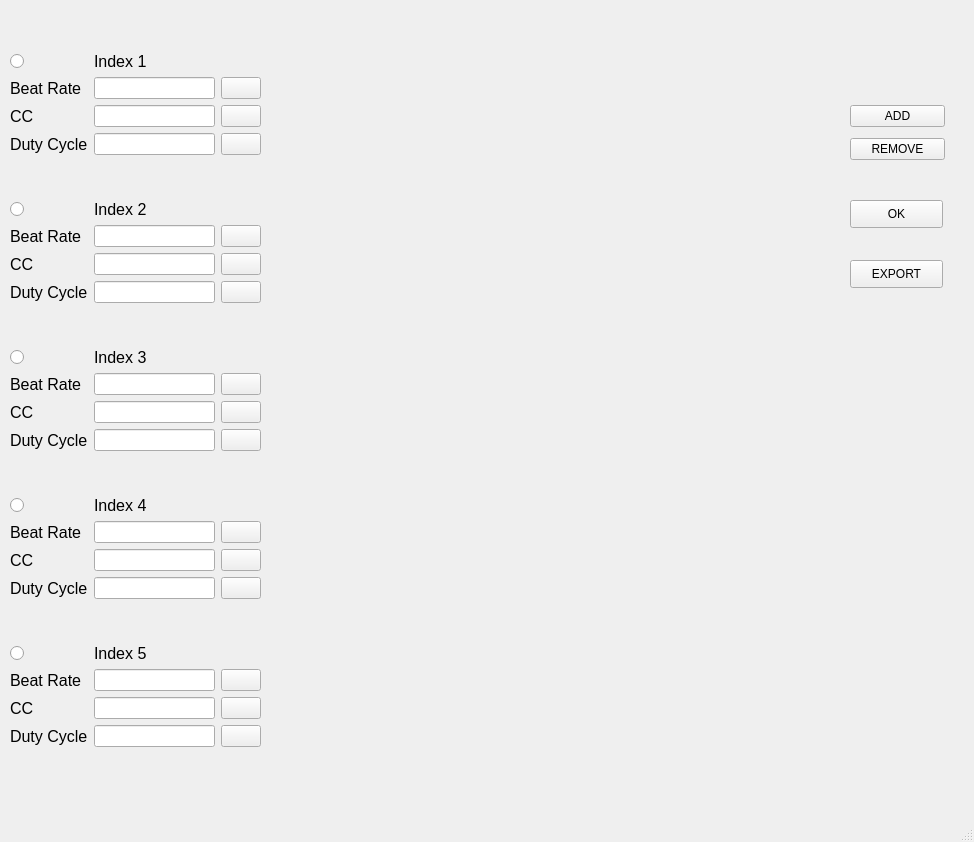
<?xml version="1.0" encoding="UTF-8"?>
<ui version="4.0">
 <class>MainWindow</class>
 <widget class="QMainWindow" name="MainWindow">
  <property name="geometry">
   <rect>
    <x>0</x>
    <y>0</y>
    <width>974</width>
    <height>842</height>
   </rect>
  </property>
  <property name="minimumSize">
   <size>
    <width>974</width>
    <height>842</height>
   </size>
  </property>
  <property name="windowTitle">
   <string>MainWindow</string>
  </property>
  <widget class="QWidget" name="centralwidget">
   <widget class="QWidget" name="verticalLayoutWidget">
    <property name="geometry">
     <rect>
      <x>290</x>
      <y>20</y>
      <width>541</width>
      <height>711</height>
     </rect>
    </property>
    <layout class="QVBoxLayout" name="Graph_layout"/>
   </widget>
   <widget class="QPushButton" name="OK_PB">
    <property name="geometry">
     <rect>
      <x>850</x>
      <y>200</y>
      <width>93</width>
      <height>28</height>
     </rect>
    </property>
    <property name="text">
     <string>OK</string>
    </property>
   </widget>
   <widget class="QPushButton" name="Export_PB">
    <property name="geometry">
     <rect>
      <x>850</x>
      <y>260</y>
      <width>93</width>
      <height>28</height>
     </rect>
    </property>
    <property name="text">
     <string>EXPORT</string>
    </property>
   </widget>
   <widget class="QWidget" name="layoutWidget">
    <property name="geometry">
     <rect>
      <x>850</x>
      <y>100</y>
      <width>95</width>
      <height>65</height>
     </rect>
    </property>
    <layout class="QVBoxLayout" name="verticalLayout">
     <item>
      <widget class="QPushButton" name="Add_Point_PB">
       <property name="text">
        <string>ADD</string>
       </property>
      </widget>
     </item>
     <item>
      <widget class="QPushButton" name="Remove_Point_PB">
       <property name="text">
        <string>REMOVE</string>
       </property>
      </widget>
     </item>
    </layout>
   </widget>
   <widget class="QWidget" name="layoutWidget">
    <property name="geometry">
     <rect>
      <x>10</x>
      <y>13</y>
      <width>251</width>
      <height>775</height>
     </rect>
    </property>
    <layout class="QVBoxLayout" name="verticalLayout_2">
     <item>
      <layout class="QGridLayout" name="gridLayout">
       <item row="0" column="1">
        <widget class="QLabel" name="Index_1_label">
         <property name="font">
          <font>
           <pointsize>12</pointsize>
          </font>
         </property>
         <property name="text">
          <string>Index 1</string>
         </property>
        </widget>
       </item>
       <item row="0" column="0">
        <widget class="QRadioButton" name="Index_1_radioButton">
         <property name="text">
          <string/>
         </property>
        </widget>
       </item>
       <item row="1" column="0">
        <widget class="QLabel" name="Beat_rate_1_label">
         <property name="font">
          <font>
           <pointsize>12</pointsize>
          </font>
         </property>
         <property name="text">
          <string>Beat Rate</string>
         </property>
        </widget>
       </item>
       <item row="1" column="1">
        <widget class="QLineEdit" name="Beat_rate_1_lineEdit"/>
       </item>
       <item row="3" column="1">
        <widget class="QLineEdit" name="Duty_cycle_1_lineEdit"/>
       </item>
       <item row="3" column="0">
        <widget class="QLabel" name="Duty_cycle_1_label">
         <property name="font">
          <font>
           <pointsize>12</pointsize>
          </font>
         </property>
         <property name="text">
          <string>Duty Cycle</string>
         </property>
        </widget>
       </item>
       <item row="2" column="1">
        <widget class="QLineEdit" name="CC_1_lineEdit"/>
       </item>
       <item row="2" column="0">
        <widget class="QLabel" name="CC_1_label">
         <property name="font">
          <font>
           <pointsize>12</pointsize>
          </font>
         </property>
         <property name="text">
          <string>CC</string>
         </property>
        </widget>
       </item>
       <item row="1" column="2">
        <widget class="QPushButton" name="IMPORT_1_PB">
         <property name="enabled">
          <bool>true</bool>
         </property>
         <property name="sizePolicy">
          <sizepolicy hsizetype="Minimum" vsizetype="Fixed">
           <horstretch>0</horstretch>
           <verstretch>0</verstretch>
          </sizepolicy>
         </property>
         <property name="text">
          <string/>
         </property>
         <property name="icon">
          <iconset>
           <normaloff>MicrosoftTeams-image (1).png</normaloff>MicrosoftTeams-image (1).png</iconset>
         </property>
         <property name="iconSize">
          <size>
           <width>25</width>
           <height>25</height>
          </size>
         </property>
        </widget>
       </item>
       <item row="2" column="2">
        <widget class="QPushButton" name="SAVE_1_PB">
         <property name="text">
          <string/>
         </property>
         <property name="icon">
          <iconset>
           <normaloff>MicrosoftTeams-image (2).png</normaloff>MicrosoftTeams-image (2).png</iconset>
         </property>
         <property name="iconSize">
          <size>
           <width>25</width>
           <height>25</height>
          </size>
         </property>
        </widget>
       </item>
       <item row="3" column="2">
        <widget class="QPushButton" name="EXPORT_1_PB">
         <property name="text">
          <string/>
         </property>
         <property name="icon">
          <iconset>
           <normaloff>Share_03.png</normaloff>Share_03.png</iconset>
         </property>
         <property name="iconSize">
          <size>
           <width>25</width>
           <height>25</height>
          </size>
         </property>
        </widget>
       </item>
      </layout>
     </item>
     <item>
      <layout class="QGridLayout" name="gridLayout_2">
       <item row="0" column="0">
        <widget class="QRadioButton" name="Index_2_radioButton">
         <property name="text">
          <string/>
         </property>
        </widget>
       </item>
       <item row="3" column="1">
        <widget class="QLineEdit" name="Duty_cycle_2_lineEdit"/>
       </item>
       <item row="0" column="1">
        <widget class="QLabel" name="Index_2_label">
         <property name="font">
          <font>
           <pointsize>12</pointsize>
          </font>
         </property>
         <property name="text">
          <string>Index 2</string>
         </property>
        </widget>
       </item>
       <item row="2" column="0">
        <widget class="QLabel" name="CC_2_label">
         <property name="font">
          <font>
           <pointsize>12</pointsize>
          </font>
         </property>
         <property name="text">
          <string>CC</string>
         </property>
        </widget>
       </item>
       <item row="1" column="0">
        <widget class="QLabel" name="Beat_rate_2_label">
         <property name="font">
          <font>
           <pointsize>12</pointsize>
          </font>
         </property>
         <property name="text">
          <string>Beat Rate</string>
         </property>
        </widget>
       </item>
       <item row="2" column="1">
        <widget class="QLineEdit" name="CC_2_lineEdit"/>
       </item>
       <item row="1" column="1">
        <widget class="QLineEdit" name="Beat_rate_2_lineEdit"/>
       </item>
       <item row="3" column="0">
        <widget class="QLabel" name="Duty_cycle_2_label">
         <property name="font">
          <font>
           <pointsize>12</pointsize>
          </font>
         </property>
         <property name="text">
          <string>Duty Cycle</string>
         </property>
        </widget>
       </item>
       <item row="1" column="2">
        <widget class="QPushButton" name="IMPORT_2_PB">
         <property name="text">
          <string/>
         </property>
         <property name="icon">
          <iconset>
           <normaloff>MicrosoftTeams-image (1).png</normaloff>MicrosoftTeams-image (1).png</iconset>
         </property>
         <property name="iconSize">
          <size>
           <width>25</width>
           <height>25</height>
          </size>
         </property>
        </widget>
       </item>
       <item row="2" column="2">
        <widget class="QPushButton" name="SAVE_2_PB">
         <property name="text">
          <string/>
         </property>
         <property name="icon">
          <iconset>
           <normaloff>MicrosoftTeams-image (2).png</normaloff>MicrosoftTeams-image (2).png</iconset>
         </property>
         <property name="iconSize">
          <size>
           <width>25</width>
           <height>25</height>
          </size>
         </property>
        </widget>
       </item>
       <item row="3" column="2">
        <widget class="QPushButton" name="EXPORT_2_PB">
         <property name="text">
          <string/>
         </property>
         <property name="icon">
          <iconset>
           <normaloff>Share_03.png</normaloff>Share_03.png</iconset>
         </property>
         <property name="iconSize">
          <size>
           <width>25</width>
           <height>25</height>
          </size>
         </property>
        </widget>
       </item>
      </layout>
     </item>
     <item>
      <layout class="QGridLayout" name="gridLayout_3">
       <item row="1" column="1">
        <widget class="QLineEdit" name="Beat_rate_3_lineEdit"/>
       </item>
       <item row="1" column="0">
        <widget class="QLabel" name="Beat_rate_3_label">
         <property name="font">
          <font>
           <pointsize>12</pointsize>
          </font>
         </property>
         <property name="text">
          <string>Beat Rate</string>
         </property>
        </widget>
       </item>
       <item row="3" column="0">
        <widget class="QLabel" name="Duty_cycle_3_label">
         <property name="font">
          <font>
           <pointsize>12</pointsize>
          </font>
         </property>
         <property name="text">
          <string>Duty Cycle</string>
         </property>
        </widget>
       </item>
       <item row="2" column="0">
        <widget class="QLabel" name="CC_3_label">
         <property name="font">
          <font>
           <pointsize>12</pointsize>
          </font>
         </property>
         <property name="text">
          <string>CC</string>
         </property>
        </widget>
       </item>
       <item row="0" column="1">
        <widget class="QLabel" name="Index_3_label">
         <property name="font">
          <font>
           <pointsize>12</pointsize>
          </font>
         </property>
         <property name="text">
          <string>Index 3</string>
         </property>
        </widget>
       </item>
       <item row="2" column="1">
        <widget class="QLineEdit" name="CC_3_lineEdit"/>
       </item>
       <item row="3" column="1">
        <widget class="QLineEdit" name="Duty_cycle_3_lineEdit"/>
       </item>
       <item row="0" column="0">
        <widget class="QRadioButton" name="Index_3_radioButton">
         <property name="text">
          <string/>
         </property>
        </widget>
       </item>
       <item row="1" column="2">
        <widget class="QPushButton" name="IMPORT_3_PB">
         <property name="text">
          <string/>
         </property>
         <property name="icon">
          <iconset>
           <normaloff>MicrosoftTeams-image (1).png</normaloff>MicrosoftTeams-image (1).png</iconset>
         </property>
         <property name="iconSize">
          <size>
           <width>25</width>
           <height>25</height>
          </size>
         </property>
        </widget>
       </item>
       <item row="2" column="2">
        <widget class="QPushButton" name="SAVE_3_PB">
         <property name="text">
          <string/>
         </property>
         <property name="icon">
          <iconset>
           <normaloff>MicrosoftTeams-image (2).png</normaloff>MicrosoftTeams-image (2).png</iconset>
         </property>
         <property name="iconSize">
          <size>
           <width>25</width>
           <height>25</height>
          </size>
         </property>
        </widget>
       </item>
       <item row="3" column="2">
        <widget class="QPushButton" name="EXPORT_3_PB">
         <property name="text">
          <string/>
         </property>
         <property name="icon">
          <iconset>
           <normaloff>Share_03.png</normaloff>Share_03.png</iconset>
         </property>
         <property name="iconSize">
          <size>
           <width>25</width>
           <height>25</height>
          </size>
         </property>
        </widget>
       </item>
      </layout>
     </item>
     <item>
      <layout class="QGridLayout" name="gridLayout_4">
       <item row="1" column="1">
        <widget class="QLineEdit" name="Beat_rate_4_lineEdit"/>
       </item>
       <item row="2" column="0">
        <widget class="QLabel" name="CC_4_label">
         <property name="font">
          <font>
           <pointsize>12</pointsize>
          </font>
         </property>
         <property name="text">
          <string>CC</string>
         </property>
        </widget>
       </item>
       <item row="1" column="0">
        <widget class="QLabel" name="Beat_rate_4_label">
         <property name="font">
          <font>
           <pointsize>12</pointsize>
          </font>
         </property>
         <property name="text">
          <string>Beat Rate</string>
         </property>
        </widget>
       </item>
       <item row="0" column="0">
        <widget class="QRadioButton" name="Index_4_radioButton">
         <property name="text">
          <string/>
         </property>
        </widget>
       </item>
       <item row="2" column="1">
        <widget class="QLineEdit" name="CC_4_lineEdit"/>
       </item>
       <item row="3" column="0">
        <widget class="QLabel" name="Duty_cycle_4_label">
         <property name="font">
          <font>
           <pointsize>12</pointsize>
          </font>
         </property>
         <property name="text">
          <string>Duty Cycle</string>
         </property>
        </widget>
       </item>
       <item row="0" column="1">
        <widget class="QLabel" name="Index_4_label">
         <property name="font">
          <font>
           <pointsize>12</pointsize>
          </font>
         </property>
         <property name="text">
          <string>Index 4</string>
         </property>
        </widget>
       </item>
       <item row="3" column="1">
        <widget class="QLineEdit" name="Duty_cycle_4_lineEdit"/>
       </item>
       <item row="1" column="2">
        <widget class="QPushButton" name="IMPORT_4_PB">
         <property name="text">
          <string/>
         </property>
         <property name="icon">
          <iconset>
           <normaloff>MicrosoftTeams-image (1).png</normaloff>MicrosoftTeams-image (1).png</iconset>
         </property>
         <property name="iconSize">
          <size>
           <width>25</width>
           <height>25</height>
          </size>
         </property>
        </widget>
       </item>
       <item row="2" column="2">
        <widget class="QPushButton" name="SAVE_4_PB">
         <property name="text">
          <string/>
         </property>
         <property name="icon">
          <iconset>
           <normaloff>MicrosoftTeams-image (2).png</normaloff>MicrosoftTeams-image (2).png</iconset>
         </property>
         <property name="iconSize">
          <size>
           <width>25</width>
           <height>25</height>
          </size>
         </property>
        </widget>
       </item>
       <item row="3" column="2">
        <widget class="QPushButton" name="EXPORT_4_PB">
         <property name="text">
          <string/>
         </property>
         <property name="icon">
          <iconset>
           <normaloff>Share_03.png</normaloff>Share_03.png</iconset>
         </property>
         <property name="iconSize">
          <size>
           <width>25</width>
           <height>25</height>
          </size>
         </property>
        </widget>
       </item>
      </layout>
     </item>
     <item>
      <layout class="QGridLayout" name="gridLayout_5">
       <item row="1" column="1">
        <widget class="QLineEdit" name="Beat_rate_5_lineEdit"/>
       </item>
       <item row="2" column="0">
        <widget class="QLabel" name="CC_5_label">
         <property name="font">
          <font>
           <pointsize>12</pointsize>
          </font>
         </property>
         <property name="text">
          <string>CC</string>
         </property>
        </widget>
       </item>
       <item row="1" column="0">
        <widget class="QLabel" name="Beat_rate_5_label">
         <property name="font">
          <font>
           <pointsize>12</pointsize>
          </font>
         </property>
         <property name="text">
          <string>Beat Rate</string>
         </property>
        </widget>
       </item>
       <item row="2" column="1">
        <widget class="QLineEdit" name="CC_5_lineEdit"/>
       </item>
       <item row="3" column="1">
        <widget class="QLineEdit" name="Duty_cycle_5_lineEdit"/>
       </item>
       <item row="0" column="1">
        <widget class="QLabel" name="Index_5_label">
         <property name="font">
          <font>
           <pointsize>12</pointsize>
          </font>
         </property>
         <property name="text">
          <string>Index 5</string>
         </property>
        </widget>
       </item>
       <item row="3" column="0">
        <widget class="QLabel" name="Duty_cycle_1_label_">
         <property name="font">
          <font>
           <pointsize>12</pointsize>
          </font>
         </property>
         <property name="text">
          <string>Duty Cycle</string>
         </property>
        </widget>
       </item>
       <item row="0" column="0">
        <widget class="QRadioButton" name="Index_5_radioButton">
         <property name="text">
          <string/>
         </property>
        </widget>
       </item>
       <item row="1" column="2">
        <widget class="QPushButton" name="IMPORT_5_PB">
         <property name="text">
          <string/>
         </property>
         <property name="icon">
          <iconset>
           <normaloff>MicrosoftTeams-image (1).png</normaloff>MicrosoftTeams-image (1).png</iconset>
         </property>
         <property name="iconSize">
          <size>
           <width>25</width>
           <height>25</height>
          </size>
         </property>
        </widget>
       </item>
       <item row="2" column="2">
        <widget class="QPushButton" name="SAVE_5_PB">
         <property name="text">
          <string/>
         </property>
         <property name="icon">
          <iconset>
           <normaloff>MicrosoftTeams-image (2).png</normaloff>MicrosoftTeams-image (2).png</iconset>
         </property>
         <property name="iconSize">
          <size>
           <width>25</width>
           <height>25</height>
          </size>
         </property>
        </widget>
       </item>
       <item row="3" column="2">
        <widget class="QPushButton" name="EXPORT_5_PB">
         <property name="text">
          <string/>
         </property>
         <property name="icon">
          <iconset>
           <normaloff>Share_03.png</normaloff>Share_03.png</iconset>
         </property>
         <property name="iconSize">
          <size>
           <width>25</width>
           <height>25</height>
          </size>
         </property>
        </widget>
       </item>
      </layout>
     </item>
    </layout>
   </widget>
  </widget>
  <widget class="QMenuBar" name="menubar">
   <property name="geometry">
    <rect>
     <x>0</x>
     <y>0</y>
     <width>974</width>
     <height>21</height>
    </rect>
   </property>
  </widget>
  <widget class="QStatusBar" name="statusbar"/>
 </widget>
 <tabstops>
  <tabstop>Beat_rate_1_lineEdit</tabstop>
  <tabstop>CC_1_lineEdit</tabstop>
  <tabstop>Duty_cycle_1_lineEdit</tabstop>
  <tabstop>Beat_rate_2_lineEdit</tabstop>
  <tabstop>CC_2_lineEdit</tabstop>
  <tabstop>Duty_cycle_2_lineEdit</tabstop>
  <tabstop>Beat_rate_3_lineEdit</tabstop>
  <tabstop>CC_3_lineEdit</tabstop>
  <tabstop>Duty_cycle_3_lineEdit</tabstop>
  <tabstop>Beat_rate_4_lineEdit</tabstop>
  <tabstop>CC_4_lineEdit</tabstop>
  <tabstop>Duty_cycle_4_lineEdit</tabstop>
  <tabstop>Beat_rate_5_lineEdit</tabstop>
  <tabstop>CC_5_lineEdit</tabstop>
  <tabstop>Duty_cycle_5_lineEdit</tabstop>
  <tabstop>OK_PB</tabstop>
  <tabstop>Export_PB</tabstop>
  <tabstop>Add_Point_PB</tabstop>
  <tabstop>Remove_Point_PB</tabstop>
  <tabstop>Index_1_radioButton</tabstop>
  <tabstop>Index_2_radioButton</tabstop>
  <tabstop>Index_3_radioButton</tabstop>
  <tabstop>Index_4_radioButton</tabstop>
  <tabstop>Index_5_radioButton</tabstop>
 </tabstops>
 <resources/>
 <connections/>
</ui>
